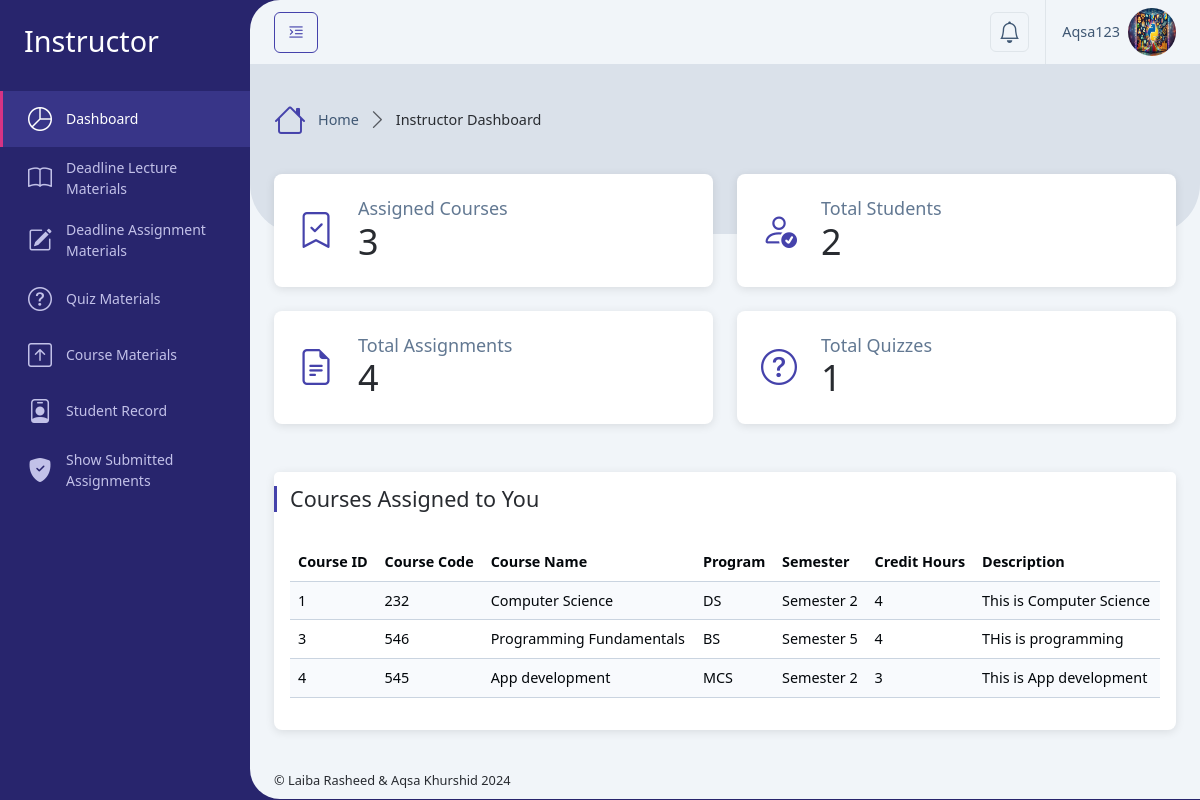
Page /Instructor/instructor_dashboard.php (signed in) on the earlier database version.
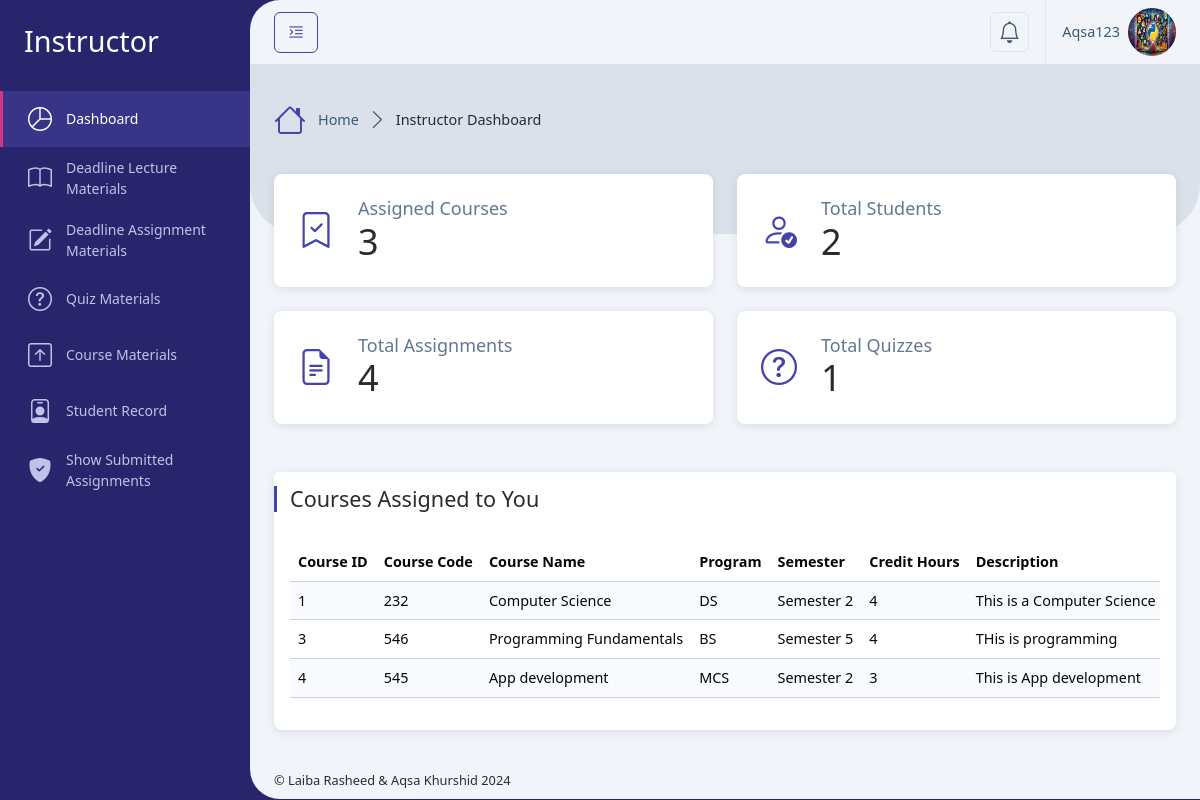
Same page on the later database version.
### tables this page shows
CREATE TABLE `users` (
  `id` int(11) NOT NULL,
  `username` varchar(50) NOT NULL,
  `email` varchar(100) NOT NULL,
  `address` varchar(255) DEFAULT NULL,
  `phone` varchar(20) DEFAULT NULL,
  `department` varchar(255) DEFAULT NULL,
  `student_semester` varchar(100) DEFAULT NULL,
  `student_session` varchar(100) DEFAULT NULL,
  `instructor_education` varchar(255) DEFAULT NULL,
  `profile_photo` varchar(256) DEFAULT NULL,
  `password` varchar(255) NOT NULL,
  `role_id` int(11) NOT NULL,
  `isActive` tinyint(2) DEFAULT 0,
  `created_at` timestamp NOT NULL DEFAULT current_timestamp()
);

CREATE TABLE `courses` (
  `id` int(11) NOT NULL,
  `code` varchar(100) DEFAULT NULL,
  `name` varchar(255) NOT NULL,
  `type` varchar(100) DEFAULT 'Course',
  `description` text DEFAULT NULL,
  `program` varchar(100) DEFAULT NULL,
  `semester` varchar(100) DEFAULT NULL,
  `session` varchar(20) DEFAULT NULL,
  `credit_hour` int(10) DEFAULT 3,
  `created_at` timestamp NOT NULL DEFAULT current_timestamp()
);

### Instructor/instructor_dashboard.php (called while the page is built, shortened)
<?php
require '../Database/config.php';
$user = getUserData($_SESSION['user_id']);
$user_id = $_SESSION['user_id'];
$sql_courses = "SELECT COUNT(*) as total_courses FROM course_instructor_assigned WHERE instructor_id = ?";
$stmt_courses = $conn->prepare($sql_courses);
$stmt_courses->bind_param("i", $user_id);
$stmt_courses->execute();
$result_courses = $stmt_courses->get_result();
$total_courses = $result_courses->fetch_assoc()['total_courses'];
$sql_students = "SELECT COUNT(DISTINCT course_registration.user_id) as total_students
                 FROM course_registration
                 JOIN course_instructor_assigned ON course_registration.course_id = course_instructor_assigned.course_id
                 WHERE course_instructor_assigned.instructor_id = ?";
$stmt_students = $conn->prepare($sql_students);
$stmt_students->bind_param("i", $user_id);
$stmt_students->execute();
$result_students = $stmt_students->get_result();
$total_students = $result_students->fetch_assoc()['total_students'];
$sql_assignments = "SELECT COUNT(*) as total_assignments FROM deadline_materials WHERE user_id = ? AND type = 'assignment'";
$stmt_assignments = $conn->prepare($sql_assignments);
$stmt_assignments->bind_param("i", $user_id);
$stmt_assignments->execute();
$result_assignments = $stmt_assignments->get_result();
$total_assignments = $result_assignments->fetch_assoc()['total_assignments'];
$sql_quizzes = "SELECT COUNT(*) as total_quizzes FROM deadline_materials WHERE user_id = ? AND type = 'quiz'";
$stmt_quizzes = $conn->prepare($sql_quizzes);
$stmt_quizzes->bind_param("i", $user_id);
$stmt_quizzes->execute();
$result_quizzes = $stmt_quizzes->get_result();
$total_quizzes = $result_quizzes->fetch_assoc()['total_quizzes'];
$course_sql = "SELECT c.*
                FROM course_instructor_assigned cia
                JOIN courses c ON cia.course_id = c.id
                WHERE cia.instructor_id = ?";
$stmt_course_details = $conn->prepare($course_sql);
$stmt_course_details->bind_param("i", $user_id);
$stmt_course_details->execute();
$course_details_result = $stmt_course_details->get_result();
$title = "Instructor Dashboard";
include '../setting/_Layout.php';
?>

### Database/config.php (called while the page is built, shortened)
<?php
    $servername = "localhost";
    $username = "root";
    $password = "";
    $dbname = "course_ms";
    $conn = new mysqli($servername, $username, $password, $dbname);
    function getUserData($user_id) {
        global $conn;
        $stmt = $conn->prepare("SELECT * FROM users WHERE id = ?");
        $stmt->bind_param("i", $user_id);
        $stmt->execute();
        $result = $stmt->get_result();
        return $result->fetch_assoc();
    }
?>

### Instructor/instructor_dashboard_content.php (the view, shortened to what this page needs)
<div class="row">
    <div class="col-xxl-3 col-sm-6 col-12">
        <div class="card mb-4">
            <div class="card-body d-flex align-items-center p-0">
                <div class="p-4">
                    <i class="bi bi-bookmark-check fs-1 lh-1 text-primary"></i>
                </div>
                <div class="py-4">
                    <h5 class="text-secondary fw-light m-0">Assigned Courses</h5>
                    <h1 class="m-0"><?php echo htmlspecialchars($total_courses); ?></h1>
                </div>
            </div>
        </div>
    </div>
    <div class="col-xxl-3 col-sm-6 col-12">
        <div class="card mb-4">
            <div class="card-body d-flex align-items-center p-0">
                <div class="p-4">
                    <i class="bi bi-person-check fs-1 lh-1 text-primary"></i>
                </div>
                <div class="py-4">
                    <h5 class="text-secondary fw-light m-0">Total Students</h5>
                    <h1 class="m-0"><?php echo htmlspecialchars($total_students); ?></h1>
                </div>
            </div>
        </div>
    </div>
    <div class="col-xxl-3 col-sm-6 col-12">
        <div class="card mb-4">
            <div class="card-body d-flex align-items-center p-0">
                <div class="p-4">
                    <i class="bi bi-file-earmark-text fs-1 lh-1 text-primary"></i>
                </div>
                <div class="py-4">
                    <h5 class="text-secondary fw-light m-0">Total Assignments</h5>
                    <h1 class="m-0"><?php echo htmlspecialchars($total_assignments); ?></h1>
                </div>
            </div>
        </div>
    </div>
    <div class="col-xxl-3 col-sm-6 col-12">
        <div class="card mb-4">
            <div class="card-body d-flex align-items-center p-0">
                <div class="p-4">
                    <i class="bi bi-question-circle fs-1 lh-1 text-primary"></i>
                </div>
                <div class="py-4">
                    <h5 class="text-secondary fw-light m-0">Total Quizzes</h5>
                    <h1 class="m-0"><?php echo htmlspecialchars($total_quizzes); ?></h1>
                </div>
            </div>
        </div>
    </div>
</div>
<div class="row mt-4">
    <div class="col-12">
        <div class="card">
            <div class="card-header">
                <h4 class="card-title">Courses Assigned to You</h4>
            </div>
            <div class="card-body">
                <div class="table-responsive">
                    <table class="table table-striped">
                        <thead>
                            <tr>
                                <th scope="col">Course ID</th>
                                <th scope="col">Course Code</th>
                                <th scope="col">Course Name</th>
                                <th scope="col">Program</th>
                                <th scope="col">Semester</th>
                                <th scope="col">Credit Hours</th>
                                <th scope="col">Description</th>
                            </tr>
                        </thead>
                        <tbody>
                            <?php if ($course_details_result->num_rows > 0) {
                                while ($row = $course_details_result->fetch_assoc()) { ?>
                                    <tr>
                                        <td><?php echo htmlspecialchars($row['id']); ?></td>
                                        <td><?php echo htmlspecialchars($row['code']); ?></td>
                                        <td><?php echo htmlspecialchars($row['name']); ?></td>
                                        <td><?php echo htmlspecialchars($row['program']); ?></td>
                                        <td><?php echo htmlspecialchars($row['semester']); ?></td>
                                        <td><?php echo htmlspecialchars($row['credit_hour']); ?></td>
                                        <td><?php echo htmlspecialchars($row['description']); ?></td>
                                    </tr>
                                <?php }
                            } else { ?>
                                <tr>
                                    <td colspan="7" class="text-center">No courses assigned to you yet.</td>
                                </tr>
                            <?php } ?>
                        </tbody>
                    </table>
                </div>
            </div>
        </div>
    </div>
</div>

### setting/_Layout.php (shortened to what this page needs)
<!DOCTYPE html>
<html lang="en">
	<head>
		<?php include '../setting/_Head.php'; ?>
	</head>
	<body>
		<div class="page-wrapper">
			<div class="main-container">
				<?php include '../setting/_Sidebar.php'; ?>
				<div class="app-container">
					<?php include '../setting/_Header.php'; ?>
					<?php include '../setting/_Hero_Header.php'; ?>
					<div class="app-body">
                        <?php include $content; ?>
					</div>
					<?php include '../setting/_Footer.php'; ?>
				</div>
			</div>
		</div>
	</body>
</html>

### setting/_Head.php (shortened to what this page needs)
<link rel="stylesheet" href="../assets/fonts/bootstrap/bootstrap-icons.css" />
<link rel="stylesheet" href="../assets/css/main.min.css" />
<link rel="stylesheet" href="../assets/vendor/overlay-scroll/OverlayScrollbars.min.css" />

### setting/_Sidebar.php (shortened to what this page needs)
<?php
$roleTitle = '';
switch ($_SESSION['role_id']) {
    case 2:
        $roleTitle = 'Instructor';
        break;
}
?>
<nav id="sidebar" class="sidebar-wrapper">
    <div class="app-brand p-4">
        <a href="index.html">
            <h2 class="text-white"><span><?php echo htmlspecialchars($roleTitle); ?></span></h2>
        </a>
    </div>
    <div class="sidebarMenuScroll">
        <ul class="sidebar-menu">
            <li class="active current-page">
                <?php
                if ($_SESSION['role_id'] == 3) {
                    ?>
                    <a href="../Administrator/admin_dashboard.php">
                        <i class="bi bi-pie-chart"></i>
                        <span class="menu-text">Dashboard</span>
                    </a>
                    <?php
                } elseif ($_SESSION['role_id'] == 2) {
                    ?>
                    <a href="../Instructor/instructor_dashboard.php">
                        <i class="bi bi-pie-chart"></i>
                        <span class="menu-text">Dashboard</span>
                    </a>
                    <?php
                } else {
                    header("Location: logout.php");
                    exit;
                }
                ?>
            </li>
    <?php
    if ($_SESSION['role_id'] == 2) {
    ?>
        <li>
            <a href="../Instructor/deadline_materials_lecture.php">
                <i class="bi bi-book"></i>
                <span class="menu-text">Deadline Lecture Materials</span>
            </a>
        </li>
        <li>
            <a href="../Instructor/deadline_materials_assignment.php">
                <i class="bi bi-pencil-square"></i>
                <span class="menu-text">Deadline Assignment Materials</span>
            </a>
        </li>
        <li>
            <a href="../Instructor/deadline_materials_quiz.php">
                <i class="bi bi-question-circle"></i>
                <span class="menu-text">Quiz Materials</span>
            </a>
        </li>
        <li>
            <a href="../Instructor/course_materials.php">
                <i class="bi bi-arrow-up-square"></i>
                <span class="menu-text">Course Materials</span>
            </a>
        </li>
        <li>
            <a href="../Instructor/students_record.php">
                <i class="bi bi-person-badge"></i>
                <span class="menu-text">Student Record</span>
            </a>
        </li>
        <li>
            <a href="../Instructor/show_submitted_assignments.php">
                <i class="bi bi-shield-fill-check"></i>
                <span class="menu-text">Show Submitted Assignments</span>
            </a>
        </li>
    <?php } ?>
        </ul>
    </div>
</nav>

### setting/_Header.php (shortened to what this page needs)
<div class="app-header d-flex align-items-center">
    <div class="d-flex">
        <button class="btn btn-outline-primary me-2 pin-sidebar" id="pin-sidebar">
            <i class="bi bi-text-indent-left fs-5"></i>
        </button>
    </div>
    <div class="header-actions">
        <div class="dropdown ms-2">
            <a class="dropdown-toggle d-flex p-2 border rounded-2" href="#!" role="button" data-bs-toggle="dropdown"
                aria-expanded="false">
                <i class="bi bi-bell fs-4 lh-1"></i>
            </a>
        </div>
        <div class="dropdown ms-3">
            <a id="userSettings" class="dropdown-toggle d-flex py-2 align-items-center ps-3 border-start" href="#!"
                role="button" data-bs-toggle="dropdown" aria-expanded="false">
                <span class="d-none d-md-block me-2"><?php echo htmlspecialchars($user['username']); ?></span>
                <img src="../assets/uploads/<?php echo htmlspecialchars($user['profile_photo']); ?>" class="rounded-circle img-3x" alt="Bootstrap Gallery" />
            </a>
        </div>
    </div>
</div>

### setting/_Hero_Header.php
<div class="app-hero-header d-flex align-items-start">
    <ol class="breadcrumb d-none d-lg-flex align-items-center">
        <li class="breadcrumb-item">
            <i class="bi bi-house"></i>
            <a href="admin_dashboard.php">Home</a>
        </li>
        <li class="breadcrumb-item" aria-current="page"><?php echo $title; ?></li>
    </ol>
</div>

### setting/_Footer.php
<div class="app-footer">
    <span>© Laiba Rasheed & Aqsa Khurshid 2024</span>
</div>

### Instructor/instructor_dashboard_content.php (style rules this page uses)
.table-responsive { overflow-x: auto; }
.table { white-space: nowrap; }
.card { border-radius: 8px; box-shadow: 0 2px 10px rgba(0, 0, 0, 0.1); }

Differences in the rows shown:
changed courses "Computer Science": description "This is Computer Science" → "This is a Computer Science"
